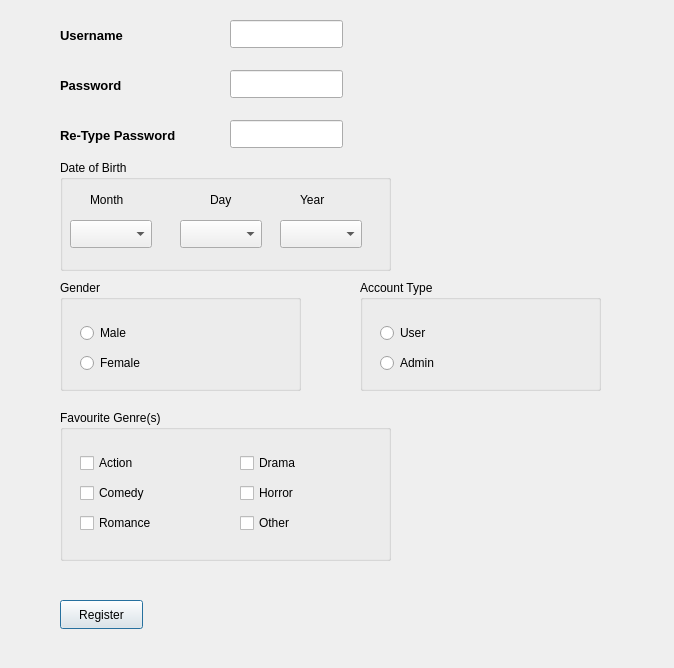
<?xml version="1.0" encoding="UTF-8"?>
<ui version="4.0">
 <class>RegisterWindow</class>
 <widget class="QDialog" name="RegisterWindow">
  <property name="geometry">
   <rect>
    <x>0</x>
    <y>0</y>
    <width>674</width>
    <height>668</height>
   </rect>
  </property>
  <property name="windowTitle">
   <string>Dialog</string>
  </property>
  <widget class="QLabel" name="label_username">
   <property name="geometry">
    <rect>
     <x>60</x>
     <y>20</y>
     <width>81</width>
     <height>31</height>
    </rect>
   </property>
   <property name="text">
    <string>&lt;html&gt;&lt;head/&gt;&lt;body&gt;&lt;p&gt;&lt;span style=&quot; font-size:10pt; font-weight:700;&quot;&gt;Username&lt;/span&gt;&lt;/p&gt;&lt;/body&gt;&lt;/html&gt;</string>
   </property>
  </widget>
  <widget class="QLabel" name="label_pass">
   <property name="geometry">
    <rect>
     <x>60</x>
     <y>70</y>
     <width>91</width>
     <height>31</height>
    </rect>
   </property>
   <property name="text">
    <string>&lt;html&gt;&lt;head/&gt;&lt;body&gt;&lt;p&gt;&lt;span style=&quot; font-size:10pt; font-weight:700;&quot;&gt;Password&lt;/span&gt;&lt;/p&gt;&lt;/body&gt;&lt;/html&gt;</string>
   </property>
  </widget>
  <widget class="QLabel" name="label_repass">
   <property name="geometry">
    <rect>
     <x>60</x>
     <y>110</y>
     <width>191</width>
     <height>51</height>
    </rect>
   </property>
   <property name="text">
    <string>&lt;html&gt;&lt;head/&gt;&lt;body&gt;&lt;p&gt;&lt;span style=&quot; font-size:10pt; font-weight:700;&quot;&gt;Re-Type Password&lt;/span&gt;&lt;/p&gt;&lt;/body&gt;&lt;/html&gt;</string>
   </property>
  </widget>
  <widget class="QLineEdit" name="lineEdit_Username">
   <property name="geometry">
    <rect>
     <x>230</x>
     <y>20</y>
     <width>113</width>
     <height>28</height>
    </rect>
   </property>
  </widget>
  <widget class="QLineEdit" name="lineEdit_password">
   <property name="geometry">
    <rect>
     <x>230</x>
     <y>70</y>
     <width>113</width>
     <height>28</height>
    </rect>
   </property>
  </widget>
  <widget class="QLineEdit" name="lineEdit_repass">
   <property name="geometry">
    <rect>
     <x>230</x>
     <y>120</y>
     <width>113</width>
     <height>28</height>
    </rect>
   </property>
  </widget>
  <widget class="QGroupBox" name="groupBox_Date">
   <property name="geometry">
    <rect>
     <x>60</x>
     <y>160</y>
     <width>331</width>
     <height>111</height>
    </rect>
   </property>
   <property name="title">
    <string>Date of Birth</string>
   </property>
   <widget class="QComboBox" name="comboBox_Month">
    <property name="geometry">
     <rect>
      <x>10</x>
      <y>60</y>
      <width>82</width>
      <height>28</height>
     </rect>
    </property>
   </widget>
   <widget class="QLabel" name="label">
    <property name="geometry">
     <rect>
      <x>30</x>
      <y>30</y>
      <width>63</width>
      <height>20</height>
     </rect>
    </property>
    <property name="text">
     <string>Month</string>
    </property>
   </widget>
   <widget class="QLabel" name="label_2">
    <property name="geometry">
     <rect>
      <x>150</x>
      <y>30</y>
      <width>63</width>
      <height>20</height>
     </rect>
    </property>
    <property name="text">
     <string>Day</string>
    </property>
   </widget>
   <widget class="QComboBox" name="comboBox_Day">
    <property name="geometry">
     <rect>
      <x>120</x>
      <y>60</y>
      <width>82</width>
      <height>28</height>
     </rect>
    </property>
   </widget>
   <widget class="QComboBox" name="comboBox_Year">
    <property name="geometry">
     <rect>
      <x>220</x>
      <y>60</y>
      <width>82</width>
      <height>28</height>
     </rect>
    </property>
   </widget>
   <widget class="QLabel" name="label_4">
    <property name="geometry">
     <rect>
      <x>240</x>
      <y>30</y>
      <width>63</width>
      <height>20</height>
     </rect>
    </property>
    <property name="text">
     <string>Year</string>
    </property>
   </widget>
  </widget>
  <widget class="QGroupBox" name="groupBox_Gender">
   <property name="geometry">
    <rect>
     <x>60</x>
     <y>280</y>
     <width>241</width>
     <height>111</height>
    </rect>
   </property>
   <property name="title">
    <string>Gender</string>
   </property>
   <widget class="QRadioButton" name="radioButton_Male">
    <property name="geometry">
     <rect>
      <x>20</x>
      <y>40</y>
      <width>112</width>
      <height>26</height>
     </rect>
    </property>
    <property name="text">
     <string>Male</string>
    </property>
   </widget>
   <widget class="QRadioButton" name="radioButton_Female">
    <property name="geometry">
     <rect>
      <x>20</x>
      <y>70</y>
      <width>112</width>
      <height>26</height>
     </rect>
    </property>
    <property name="text">
     <string>Female</string>
    </property>
   </widget>
  </widget>
  <widget class="QGroupBox" name="groupBox_Acctype">
   <property name="geometry">
    <rect>
     <x>360</x>
     <y>280</y>
     <width>241</width>
     <height>111</height>
    </rect>
   </property>
   <property name="title">
    <string>Account Type</string>
   </property>
   <widget class="QRadioButton" name="radioButton_User">
    <property name="geometry">
     <rect>
      <x>20</x>
      <y>40</y>
      <width>112</width>
      <height>26</height>
     </rect>
    </property>
    <property name="text">
     <string>User</string>
    </property>
   </widget>
   <widget class="QRadioButton" name="radioButton_Admin">
    <property name="geometry">
     <rect>
      <x>20</x>
      <y>70</y>
      <width>112</width>
      <height>26</height>
     </rect>
    </property>
    <property name="text">
     <string>Admin</string>
    </property>
   </widget>
  </widget>
  <widget class="QGroupBox" name="groupBox_genres">
   <property name="geometry">
    <rect>
     <x>60</x>
     <y>410</y>
     <width>331</width>
     <height>151</height>
    </rect>
   </property>
   <property name="title">
    <string>Favourite Genre(s)</string>
   </property>
   <widget class="QCheckBox" name="checkBox_Action">
    <property name="geometry">
     <rect>
      <x>20</x>
      <y>40</y>
      <width>93</width>
      <height>26</height>
     </rect>
    </property>
    <property name="text">
     <string>Action</string>
    </property>
   </widget>
   <widget class="QCheckBox" name="checkBox_Comedy">
    <property name="geometry">
     <rect>
      <x>20</x>
      <y>70</y>
      <width>93</width>
      <height>26</height>
     </rect>
    </property>
    <property name="text">
     <string>Comedy</string>
    </property>
   </widget>
   <widget class="QCheckBox" name="checkBox_Romance">
    <property name="geometry">
     <rect>
      <x>20</x>
      <y>100</y>
      <width>93</width>
      <height>26</height>
     </rect>
    </property>
    <property name="text">
     <string>Romance</string>
    </property>
   </widget>
   <widget class="QCheckBox" name="checkBox_Other">
    <property name="geometry">
     <rect>
      <x>180</x>
      <y>100</y>
      <width>93</width>
      <height>26</height>
     </rect>
    </property>
    <property name="text">
     <string>Other</string>
    </property>
   </widget>
   <widget class="QCheckBox" name="checkBox_Horror">
    <property name="geometry">
     <rect>
      <x>180</x>
      <y>70</y>
      <width>93</width>
      <height>26</height>
     </rect>
    </property>
    <property name="text">
     <string>Horror</string>
    </property>
   </widget>
   <widget class="QCheckBox" name="checkBox_Drama">
    <property name="geometry">
     <rect>
      <x>180</x>
      <y>40</y>
      <width>93</width>
      <height>26</height>
     </rect>
    </property>
    <property name="text">
     <string>Drama</string>
    </property>
   </widget>
  </widget>
  <widget class="QPushButton" name="pushButton">
   <property name="geometry">
    <rect>
     <x>60</x>
     <y>600</y>
     <width>83</width>
     <height>29</height>
    </rect>
   </property>
   <property name="text">
    <string>Register</string>
   </property>
  </widget>
 </widget>
 <resources/>
 <connections/>
</ui>
